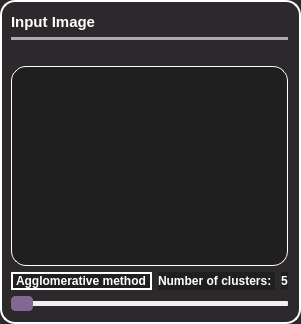
           <widget class="QFrame" name="frame_27">
            <property name="maximumSize">
             <size>
              <width>600</width>
              <height>700</height>
             </size>
            </property>
            <property name="styleSheet">
             <string notr="true">background-color: #2d282c; /* Background color */
    border-radius: 15px; /* Curved borders */
    border: 2px solid #ffffff; /* 3D outline */

    box-shadow: 2px 2px 8px rgba(0, 0, 0, 0.7); /* 3D shadow effect */</string>
            </property>
            <property name="frameShape">
             <enum>QFrame::StyledPanel</enum>
            </property>
            <property name="frameShadow">
             <enum>QFrame::Raised</enum>
            </property>
            <layout class="QGridLayout" name="gridLayout_36">
             <property name="leftMargin">
              <number>9</number>
             </property>
             <item row="0" column="1">
              <layout class="QVBoxLayout" name="verticalLayout_79">
               <property name="leftMargin">
                <number>0</number>
               </property>
               <item>
                <widget class="QLabel" name="label_48">
                 <property name="styleSheet">
                  <string notr="true">color: #ffffff;
font-weight:Bold;
font-size: 15px;
border: none;
</string>
                 </property>
                 <property name="text">
                  <string>Input Image</string>
                 </property>
                </widget>
               </item>
               <item>
                <widget class="Line" name="line_39">
                 <property name="styleSheet">
                  <string notr="true">/* Line style */

  /* Set the width of the line */
  width: 20px;

  /* Set the height of the line */
  height: 5px;

  /* Set the background color of the line */
  background-color:#a8abaf;

  /* Set the border of the line */
  border: 10px;

  /* Set the border radius of the line */
  border-radius:5px;




</string>
                 </property>
                 <property name="orientation">
                  <enum>Qt::Horizontal</enum>
                 </property>
                </widget>
               </item>
               <item>
                <layout class="QHBoxLayout" name="horizontalLayout_47">
                 <item>
                  <layout class="QVBoxLayout" name="verticalLayout_80" stretch="0,5">
                   <item>
                    <spacer name="horizontalSpacer_46">
                     <property name="orientation">
                      <enum>Qt::Horizontal</enum>
                     </property>
                     <property name="sizeHint" stdset="0">
                      <size>
                       <width>40</width>
                       <height>20</height>
                      </size>
                     </property>
                    </spacer>
                   </item>
                   <item>
                    <widget class="QWidget" name="inputImage" native="true">
                     <property name="minimumSize">
                      <size>
                       <width>0</width>
                       <height>200</height>
                      </size>
                     </property>
                     <property name="maximumSize">
                      <size>
                       <width>600</width>
                       <height>700</height>
                      </size>
                     </property>
                     <property name="styleSheet">
                      <string notr="true">border: 1px solid #ffffff;
background-color: #1f1f1f;</string>
                     </property>
                    </widget>
                   </item>
                  </layout>
                 </item>
                </layout>
               </item>
              </layout>
             </item>
             <item row="1" column="1">
              <layout class="QVBoxLayout" name="verticalLayout_19">
               <item>
                <layout class="QHBoxLayout" name="horizontalLayout_22">
                 <item>
                  <widget class="QLabel" name="label">
                   <property name="styleSheet">
                    <string notr="true">color: #ffffff;
font-weight:Bold;
font-size: 12px;


background-color: #1f1f1f;

</string>
                   </property>
                   <property name="text">
                    <string>Agglomerative method</string>
                   </property>
                  </widget>
                 </item>
                 <item>
                  <widget class="QLabel" name="label_8">
                   <property name="styleSheet">
                    <string notr="true">color: #ffffff;
font-weight:Bold;
font-size: 12px;
border: none;

background-color: #1f1f1f;
</string>
                   </property>
                   <property name="text">
                    <string>Number of clusters: </string>
                   </property>
                  </widget>
                 </item>
                 <item>
                  <widget class="QLabel" name="clustersLabel">
                   <property name="styleSheet">
                    <string notr="true">color: #ffffff;
font-weight:Bold;
font-size: 12px;
border: none;

background-color: #1f1f1f;
</string>
                   </property>
                   <property name="text">
                    <string>5</string>
                   </property>
                  </widget>
                 </item>
                </layout>
               </item>
               <item>
                <widget class="QSlider" name="clustersSlider">
                 <property name="cursor">
                  <cursorShape>PointingHandCursor</cursorShape>
                 </property>
                 <property name="styleSheet">
                  <string notr="true">QSlider{
border: none;
}
QSlider::groove {
background: #f0f0f0; /* Color of the track */
border: 0px solid #ffffff; /* Border of the track */
height: 5px; /* Set the height of the track */
border-radius: 1px; /* Round the corners of the track */
}

/* Style for the slider handle (thumb) */
QSlider::handle {
background: #826890; /* Color of the handle */
width: 20px; /* Width of the handle */
height: 10px; /* Height of the handle */
margin: -5px 0; /* Negative margin to center the handle vertically */
border-radius: 4px;
 border: 1px solid #826890;
}

/* Style for the slider handle when pressed */
QSlider::handle:pressed {
background: #584662; /* Color of the handle when pressed */
border: 1px solid #584662; /* Border of the handle when pressed */
}
</string>
                 </property>
                 <property name="minimum">
                  <number>5</number>
                 </property>
                 <property name="maximum">
                  <number>15</number>
                 </property>
                 <property name="orientation">
                  <enum>Qt::Horizontal</enum>
                 </property>
                </widget>
               </item>
              </layout>
             </item>
            </layout>
           </widget>
